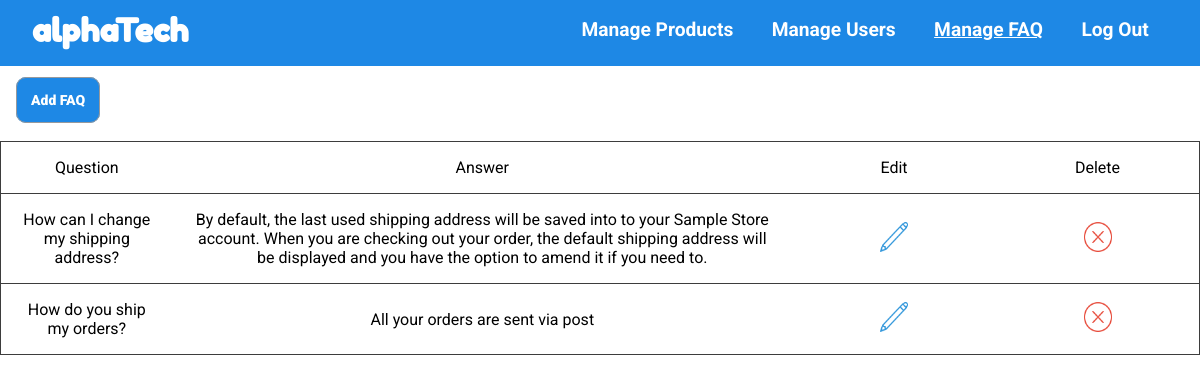
/manage-faq.php (signed in), run on the app's committed database.
### tables this page shows
CREATE TABLE IF NOT EXISTS `faq` (
  `fid` int(11) NOT NULL AUTO_INCREMENT,
  `fq` varchar(1000) NOT NULL,
  `fa` varchar(1000) NOT NULL,
  PRIMARY KEY (`fid`)
);

### manage-faq.php (the view, shortened to what this page needs)
<!DOCTYPE html>
<html lang="en" dir="ltr">
  <head>
    <?php include "imports.php"; ?>
  </head>
  <body>
    <div class="header_login">
      <div class="header content">
        <div class="logo"><a class="logo-link" href="index.php">alphaTech</a></div>
        <div class="menu">
          <ul class="menu-list">
            <li class="menu-item"><a class="menu-item-link" href=""></a></li>
            <li class="menu-item"><a class="menu-item-link" href="manage-products.php">Manage Products</a></li>
            <li class="menu-item"><a class="menu-item-link" href="manage-users.php">Manage Users</a></li>
            <li class="menu-item"><a class="menu-item-link" href="manage-faq.php"><u>Manage FAQ</u></a></li>
            <li class="menu-item"><a class="menu-item-link" href="admin-logout.php">Log Out</a></li>
          </ul>
        </div>
      </div>
    </div>
				<div class="manage-products-contents">
					<div class="addbtn">
						<a class="filter-button updateitem-btn" href="addfaq.php">Add FAQ</a>
					</div>
          <table class="manage-products-table">
             <?php
    $con = mysqli_connect("localhost","root","","vivo");
    $sql ="SELECT * FROM `faq`";
    $result = mysqli_query($con,$sql);
    if(mysqli_num_rows($result)> 0)
    {
      echo   " <tr class='manage-products-tr'><td class='manage-products-td'>Question</td><td class='manage-products-td'>Answer</td><td class='manage-products-td'>Edit</td><td class='manage-products-td'>Delete</td></tr>  ";
    while($row = mysqli_fetch_assoc($result))
    {
    echo   " <tr class='manage-products-tr'><td class='manage-products-td'><div class=''>".$row["fq"]."</div></td>  ";
    echo   " <td class='manage-products-td'><div class=''>".$row["fa"]."</div></td>  ";
    echo "<td class='manage-products-td' width='172'><a href='updatefaq.php?id=".$row["fid"]."'><img src='resources/images/edit.png' alt='' width='32' height='34' /></a></td>  ";
    echo " <td class='manage-products-td' width='171'><a href='deletefaq.php?id=".$row["fid"]."'><img src='resources/images/delete.png' alt='' width='32' height='34' /></a></td> ";
      echo "</tr>";
    }
    }
    ?>
          </table>
</div>
  </body>
</html>

### css/styles.css (style rules this page uses)
body { font-family: 'Roboto', sans-serif !important; }
body { margin: 0 !important; }
a { text-decoration: none !important; }
.manage-products-contents { margin-top: 2em; }
.addbtn { margin-bottom: 2em; margin-left: 1em; }
.manage-products-table { text-align: center; width: 100%; border: 1px solid #3d3d3d; border-collapse: collapse; }
.manage-products-tr { border: 1px solid #3d3d3d; }
.manage-products-td { padding: 1em; }
.updateitem-btn { width: 25% !important; }
.header_login { background-color: #1E88E5; margin: -0.5em !important; padding: 0em; margin-left: 0em !important; margin-right: 0em !important; width: 100% !important; }
.logo { font-family: 'Fredoka One',cursive !important; color: white; font-weight: 900 !important; font-size: 2em; padding-bottom: 0em !important; margin-bottom: 0em !important; margin-top: 0.6em; margin-left: 1em; }
.logo-link { text-decoration: none !important; color: white !important; }
.header.content { display: inline-flex !important; width: 100% !important; }
.menu { float: right !important; vertical-align: middle !important; color: white !important; width: 100% !important; }
.menu-list { list-style: none !important; display: inline-flex; float: right; margin-right: 2em; }
.menu-item { padding: 0.5em; font-weight: bold !important; font-size: 1.2em; padding-right: 1em !important; padding-left: 1em !important; }
.menu-item-link { text-decoration: none !important; color: white !important; }
.filter-button { background-color: #1e88e5; border: 1px solid #97999c; padding: 1em; border-radius: 10px; width: 100%; color: white; font-weight: 900; font-size: 14px; }

### data on the page
faq: fq "How can I change my shipping address?", fa "By default, the last used shipping address will be saved into to your Sample Store account. When you are checking out your order, the default shipping address will be displayed and you have the option to amend it if you need to."
faq: fq "How do you ship my orders?", fa "All your orders are sent via post"
